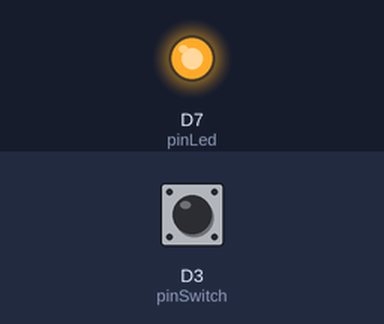
The sketch below on a simulated Particle Photon. Shown: output pins drawn as LEDs (lit = HIGH). The test bench sets the inputs (shaded band); at power-on: D3 (pinSwitch) LOW.

Above: at 1.2 s.
1.3 s: D3 (pinSwitch) pulled HIGH for 0.15 s
At 2.6 s:
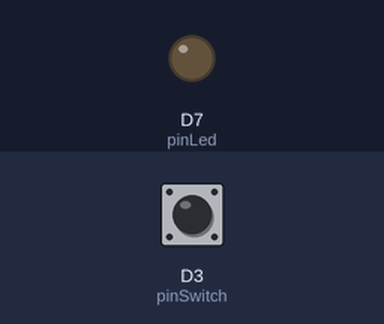
4.4 s: D3 (pinSwitch) pulled HIGH for 1 s
At 8.1 s:
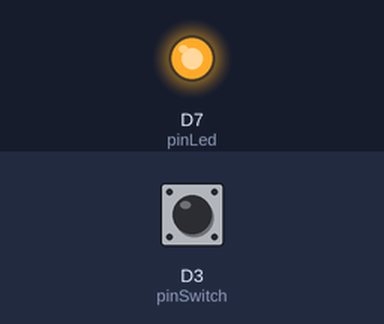
8.4 s: D3 (pinSwitch) pulled HIGH for 3.2 s
At 10.4 s:
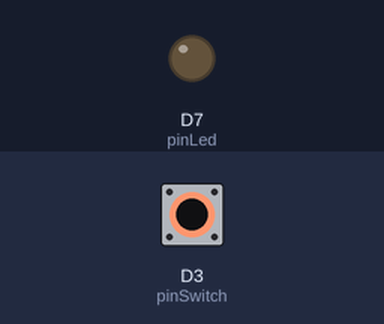
Timing chart, 0 to 13.1 s (numbered marks = the images above; inputs shaded):
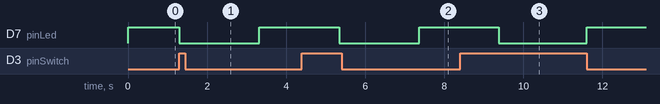

Measured:
- after the input at 1.3 s, D7 (pinLed): HIGH → LOW at once, → HIGH 2.0 s later
- after the input at 4.4 s, D7 (pinLed): HIGH → LOW after 0.94 s, → HIGH 2.0 s later
- after the input at 8.4 s, D7 (pinLed): HIGH → LOW after 0.98 s, → HIGH 2.2 s later

The sketch:

tripwire.ino
```cpp
const int pinPiezo = 0;
const int pinSwitch = 3;
const int pinLed = 7;

int switchState = 0;
int previousState = 0;

unsigned long previousMillis = 0; // last time update
const long interval = 1000 * 60 * 5; // interval at which to do something (milliseconds)

void setup() {
  pinMode(pinLed, OUTPUT);
  pinMode(pinSwitch, INPUT);
}

void melody() {
    tone(pinPiezo, 50);
    delay(100);
    tone(pinPiezo, 200);
    delay(100);
    tone(pinPiezo, 500);
    delay(100);
    noTone(pinPiezo);
}

void loop() {
  previousState = switchState;
  switchState = digitalRead(pinSwitch);

  unsigned long currentMillis = millis();

  if(currentMillis - previousMillis > interval) {
    previousMillis = currentMillis;
    Particle.publish("doorLastChecked", Time.timeStr(), 1, PRIVATE);
  }

  if (switchState == HIGH) {
    digitalWrite(pinLed, LOW);

    if(previousState != switchState) {
      Particle.publish("door", "closed", 1, PRIVATE);
      /*melody();*/
      delay(2000);
    }
  }

  else {
    digitalWrite(pinLed, HIGH);
    if(previousState != switchState) {
      Particle.publish("door", "open", 1, PRIVATE);
      /*melody();*/
      delay(2000);
    }
  }
}
```
